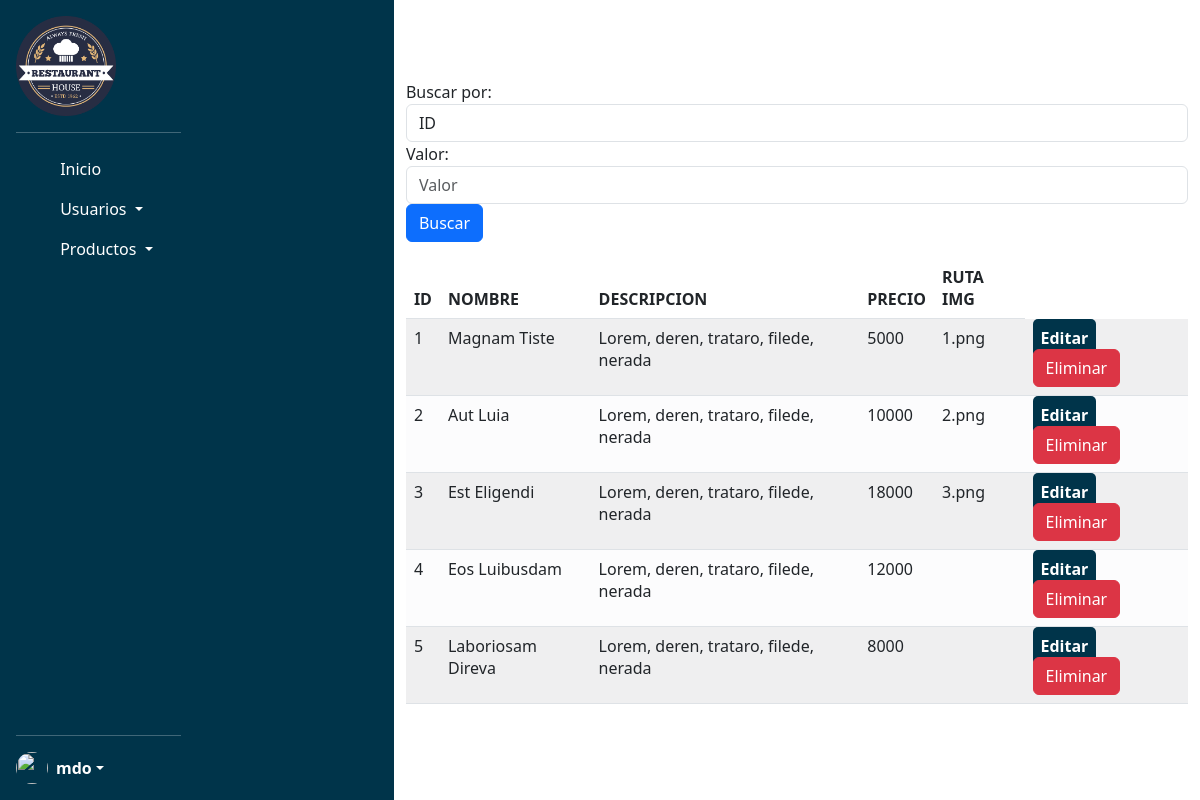
The app's page /Restaurante/views/admin/productos/BuscarProductos.php (signed in) with its own data.
### tables this page shows
CREATE TABLE `productos` (
  `Id` int(11) NOT NULL,
  `nombre` varchar(50) NOT NULL,
  `descripcion` varchar(250) NOT NULL,
  `precio` decimal(10,0) NOT NULL,
  `ruta_img` varchar(250) NOT NULL
);

### Restaurante/config/db.php (called while the page is built, shortened)
<?php
class DataBase{
    public static function connect(){
        $host= 'localhost';
        $user= 'root';
        $pass= '';
        $db= 'restaurantebd';
        $db = new mysqli($host,$user,$pass,$db);
        return $db;
    }
}
?>

### Restaurante/controllers/ProductoController.php (called while the page is built, shortened)
<?php
require_once 'C:\xampp\htdocs\Restaurante\models\Producto.php';
class ProductosController
{
  private $model;
  public function __construct()
  {
    $this->model = new Productos();
  }
  public function index()
  {
    $registros = $this->model->searchProduct();
    return $registros;
  }
}

### Restaurante/models/Producto.php (called while the page is built, shortened)
<?php
require_once 'C:\xampp\htdocs\Restaurante\config\db.php';
class Productos
{
 private $db;
    public function __construct()
    {
        $this->db = DataBase::connect();
    }
    public function searchProduct()
    {
        $sql = $this->db->query("SELECT u.Id, u.nombre, u.descripcion, u.precio, u.ruta_img FROM Productos u");
        $Productos = array();
        if ($sql && $sql->num_rows > 0) {
            while ($row = $sql->fetch_assoc()) {
                $Productos[] = $row;
            }
        }
        return $Productos;
    }
}
?>

### Restaurante/views/admin/productos/BuscarProductos.php (the view, shortened to what this page needs)
<?php
 require 'C:\xampp\htdocs\Restaurante\controllers\ProductoController.php';
    $producto = new ProductosController();
    $registros = $producto->index();
?>
    <main class="d-flex ">
        <?php include 'C:\xampp\htdocs\Restaurante\includes\head.php'; ?>
        <?php include 'C:\xampp\htdocs\Restaurante\views\admin\admin.php'; ?>
        <div class="container-fluid d-flex flex-column justify-content-center m-auto">
            <form class="form-inline" method="POST" action="#">
                <div class="form-group">
                    <label for="campo">Buscar por:</label>
                    <select class="form-control" Id="campo" name="campo">
                        <option value="Id">ID</option>
                    </select>
                </div>
                <div class="form-group">
                    <label for="valor">Valor:</label>
                    <input type="text" class="form-control" id="valor" name="valor" placeholder="Valor">
                </div>
                <button type="submit" class="btn btn-primary">Buscar</button>
            </form>
            <table class="table table-striped">
                <thead>
                    <tr>
                        <th>ID</th>
                        <th>NOMBRE</th>
                        <th>DESCRIPCION</th>
                        <th>PRECIO</th>
                        <th>RUTA IMG</th>
                    </tr>
                </thead>
                <tbody>
                    <?php foreach ($registros as $row) { ?>
                        <tr class='bg-light-subtle'>
                            <td><?php echo $row['Id'] ?></td>
                            <td><?php echo $row['nombre'] ?></td>
                            <td><?php echo $row['descripcion'] ?></td>
                            <td><?php echo $row['precio'] ?></td>
                            <td><?php echo $row['ruta_img'] ?></td>
                            <td>
                                <a href="EditarProductos.php?id=<?php echo $row['Id'] ?>" class="button-primario bg-primario text-white">Editar</a>
                                <a href="EliminarProductos.php?id=<?php echo $row['Id'] ?>" class="btn btn-eliminar btn-danger">Eliminar</a>
                            </td>
                        </tr>
                    <?php } ?>
                </tbody>
            </table>
        </div>
    </main>
</body>
</html>

### Restaurante/assets/estilos.css (style rules this page uses)
.bg-primario { background-color: #00344A; }
.text-white { color: #fff; }
.button-primario { text-decoration: none; color: #00344A; padding: 8px; border-radius: 5px; font-weight: 700; }

### Restaurante/includes/sidebarAdmin.php (style rules this page uses)
body { background-image: url("/Restaurante/assets/img/Administrador/Admin.jpg"); background-repeat: no-repeat; background-size: cover; background-position: center; }

### records on screen
productos: Id "1", nombre "Magnam Tiste", descripcion "Lorem, deren, trataro, filede, nerada", precio "5000", ruta_img "1.png"
productos: Id "2", nombre "Aut Luia", descripcion "Lorem, deren, trataro, filede, nerada", precio "10000", ruta_img "2.png"
productos: Id "3", nombre "Est Eligendi", descripcion "Lorem, deren, trataro, filede, nerada", precio "18000", ruta_img "3.png"
productos: Id "4", nombre "Eos Luibusdam", descripcion "Lorem, deren, trataro, filede, nerada", precio "12000"
productos: Id "5", nombre "Laboriosam Direva", descripcion "Lorem, deren, trataro, filede, nerada", precio "8000"
